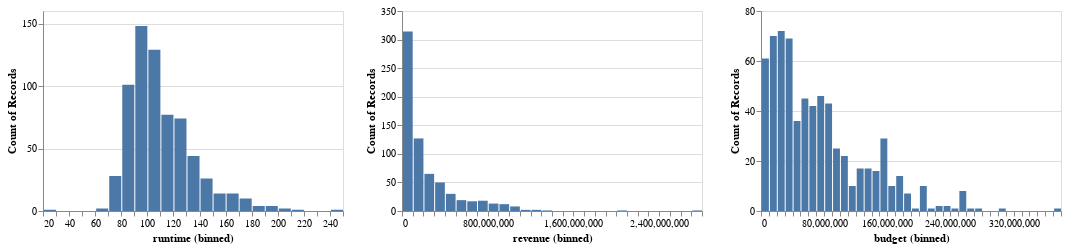

Here is the notebook cell this chart was saved with:
### Code cell
# You could extract the columns like this, but we will write them out for clarity here
# numeric_cols = movies.select_dtypes('number').columns.tolist()
alt.Chart(movies).mark_bar().encode(
     alt.X(alt.repeat()).type('quantitative').bin(maxbins=40),
     y='count()',
).properties(
    width=300,
    height=200
).repeat(
    ['runtime', 'revenue', 'budget']
)

### Figure 1 — Vega specification as saved in the notebook (floating-point values rounded to 4 significant figures)
{"$schema": "https://vega.github.io/schema/vega/v5.json", "data": [{"name": "source_0"}, {"name": "data_0", "values": [{"__count": 25, "bin_maxbins_40_budget": 90000000.0, "bin_maxbins_40_budget_end": 100000000.0}, {"__count": 16, "bin_maxbins_40_budget": 140000000.0, "bin_maxbins_40_budget_end": 150000000.0}, {"__count": 46, "bin_maxbins_40_budget": 70000000.0, "bin_maxbins_40_budget_end": 80000000.0}, {"__count": 10, "bin_maxbins_40_budget": 200000000.0, "bin_maxbins_40_budget_end": 210000000.0}, {"__count": 72, "bin_maxbins_40_budget": 20000000.0, "bin_maxbins_40_budget_end": 30000000.0}, {"__count": 29, "bin_maxbins_40_budget": 150000000.0, "bin_maxbins_40_budget_end": 160000000.0}, {"__count": 61, "bin_maxbins_40_budget": 0.0, "bin_maxbins_40_budget_end": 10000000.0}, {"__count": 70, "bin_maxbins_40_budget": 10000000.0, "bin_maxbins_40_budget_end": 20000000.0}, {"__count": 69, "bin_maxbins_40_budget": 30000000.0, "bin_maxbins_40_budget_end": 40000000.0}, {"__count": 1, "bin_maxbins_40_budget": 300000000.0, "bin_maxbins_40_budget_end": 310000000.0}, {"__count": 43, "bin_maxbins_40_budget": 80000000.0, "bin_maxbins_40_budget_end": 90000000.0}, {"__count": 7, "bin_maxbins_40_budget": 180000000.0, "bin_maxbins_40_budget_end": 190000000.0}, {"__count": 22, "bin_maxbins_40_budget": 100000000.0, "bin_maxbins_40_budget_end": 110000000.0}, {"__count": 17, "bin_maxbins_40_budget": 120000000.0, "bin_maxbins_40_budget_end": 130000000.0}, {"__count": 45, "bin_maxbins_40_budget": 50000000.0, "bin_maxbins_40_budget_end": 60000000.0}, {"__count": 36, "bin_maxbins_40_budget": 40000000.0, "bin_maxbins_40_budget_end": 50000000.0}, {"__count": 42, "bin_maxbins_40_budget": 60000000.0, "bin_maxbins_40_budget_end": 70000000.0}, {"__count": 17, "bin_maxbins_40_budget": 130000000.0, "bin_maxbins_40_budget_end": 140000000.0}, {"__count": 8, "bin_maxbins_40_budget": 250000000.0, "bin_maxbins_40_budget_end": 260000000.0}, {"__count": 10, "bin_maxbins_40_budget": 110000000.0, "bin_maxbins_40_budget_end": 120000000.0}, {"__count": 10, "bin_maxbins_40_budget": 160000000.0, "bin_maxbins_40_budget_end": 170000000.0}, {"__count": 1, "bin_maxbins_40_budget": 270000000.0, "bin_maxbins_40_budget_end": 280000000.0}, {"__count": 1, "bin_maxbins_40_budget": 370000000.0, "bin_maxbins_40_budget_end": 380000000.0}, {"__count": 1, "bin_maxbins_40_budget": 210000000.0, "bin_maxbins_40_budget_end": 220000000.0}, {"__count": 2, "bin_maxbins_40_budget": 220000000.0, "bin_maxbins_40_budget_end": 230000000.0}, {"__count": 14, "bin_maxbins_40_budget": 170000000.0, "bin_maxbins_40_budget_end": 180000000.0}, {"__count": 2, "bin_maxbins_40_budget": 230000000.0, "bin_maxbins_40_budget_end": 240000000.0}, {"__count": 1, "bin_maxbins_40_budget": 260000000.0, "bin_maxbins_40_budget_end": 270000000.0}, {"__count": 1, "bin_maxbins_40_budget": 190000000.0, "bin_maxbins_40_budget_end": 200000000.0}, {"__count": 1, "bin_maxbins_40_budget": 240000000.0, "bin_maxbins_40_budget_end": 250000000.0}]}, {"name": "data_1", "values": [{"__count": 129, "bin_maxbins_40_runtime": 100.0, "bin_maxbins_40_runtime_end": 110.0}, {"__count": 26, "bin_maxbins_40_runtime": 140.0, "bin_maxbins_40_runtime_end": 150.0}, {"__count": 101, "bin_maxbins_40_runtime": 80.0, "bin_maxbins_40_runtime_end": 90.0}, {"__count": 14, "bin_maxbins_40_runtime": 150.0, "bin_maxbins_40_runtime_end": 160.0}, {"__count": 77, "bin_maxbins_40_runtime": 110.0, "bin_maxbins_40_runtime_end": 120.0}, {"__count": 10, "bin_maxbins_40_runtime": 170.0, "bin_maxbins_40_runtime_end": 180.0}, {"__count": 2, "bin_maxbins_40_runtime": 200.0, "bin_maxbins_40_runtime_end": 210.0}, {"__count": 44, "bin_maxbins_40_runtime": 130.0, "bin_maxbins_40_runtime_end": 140.0}, {"__count": 74, "bin_maxbins_40_runtime": 120.0, "bin_maxbins_40_runtime_end": 130.0}, {"__count": 14, "bin_maxbins_40_runtime": 160.0, "bin_maxbins_40_runtime_end": 170.0}, {"__count": 4, "bin_maxbins_40_runtime": 190.0, "bin_maxbins_40_runtime_end": 200.0}, {"__count": 148, "bin_maxbins_40_runtime": 90.0, "bin_maxbins_40_runtime_end": 100.0}, {"__count": 4, "bin_maxbins_40_runtime": 180.0, "bin_maxbins_40_runtime_end": 190.0}, {"__count": 1, "bin_maxbins_40_runtime": 210.0, "bin_maxbins_40_runtime_end": 220.0}, {"__count": 28, "bin_maxbins_40_runtime": 70.0, "bin_maxbins_40_runtime_end": 80.0}, {"__count": 1, "bin_maxbins_40_runtime": 240.0, "bin_maxbins_40_runtime_end": 250.0}, {"__count": 2, "bin_maxbins_40_runtime": 60.0, "bin_maxbins_40_runtime_end": 70.0}, {"__count": 1, "bin_maxbins_40_runtime": 20.0, "bin_maxbins_40_runtime_end": 30.0}]}, {"name": "data_2", "values": [{"__count": 12, "bin_maxbins_40_revenue": 900000000.0, "bin_maxbins_40_revenue_end": 1000000000.0}, {"__count": 17, "bin_maxbins_40_revenue": 600000000.0, "bin_maxbins_40_revenue_end": 700000000.0}, {"__count": 19, "bin_maxbins_40_revenue": 500000000.0, "bin_maxbins_40_revenue_end": 600000000.0}, {"__count": 8, "bin_maxbins_40_revenue": 1000000000.0, "bin_maxbins_40_revenue_end": 1100000000.0}, {"__count": 127, "bin_maxbins_40_revenue": 100000000.0, "bin_maxbins_40_revenue_end": 200000000.0}, {"__count": 314, "bin_maxbins_40_revenue": 0.0, "bin_maxbins_40_revenue_end": 100000000.0}, {"__count": 30, "bin_maxbins_40_revenue": 400000000.0, "bin_maxbins_40_revenue_end": 500000000.0}, {"__count": 13, "bin_maxbins_40_revenue": 800000000.0, "bin_maxbins_40_revenue_end": 900000000.0}, {"__count": 2, "bin_maxbins_40_revenue": 1100000000.0, "bin_maxbins_40_revenue_end": 1200000000.0}, {"__count": 65, "bin_maxbins_40_revenue": 200000000.0, "bin_maxbins_40_revenue_end": 300000000.0}, {"__count": 18, "bin_maxbins_40_revenue": 700000000.0, "bin_maxbins_40_revenue_end": 800000000.0}, {"__count": 50, "bin_maxbins_40_revenue": 300000000.0, "bin_maxbins_40_revenue_end": 400000000.0}, {"__count": 1, "bin_maxbins_40_revenue": 1300000000.0, "bin_maxbins_40_revenue_end": 1400000000.0}, {"__count": 1, "bin_maxbins_40_revenue": 2700000000.0, "bin_maxbins_40_revenue_end": 2800000000.0}, {"__count": 2, "bin_maxbins_40_revenue": 1200000000.0, "bin_maxbins_40_revenue_end": 1300000000.0}, {"__count": 1, "bin_maxbins_40_revenue": 2000000000.0, "bin_maxbins_40_revenue_end": 2100000000.0}]}, {"name": "data_1_child__runtime_y_domain___count", "values": [{"min": 1, "max": 148}]}, {"name": "data_2_child__revenue_y_domain___count", "values": [{"min": 1, "max": 314}]}, {"name": "data_0_child__budget_y_domain___count", "values": [{"min": 1, "max": 72}]}], "signals": [{"name": "child__budget_bin_maxbins_40_budget_bins", "value": {"fields": ["budget"], "fname": "bin_budget", "start": 0.0, "step": 10000000.0, "stop": 380000000.0}}, {"name": "child__runtime_bin_maxbins_40_runtime_bins", "value": {"fields": ["runtime"], "fname": "bin_runtime", "start": 20.0, "step": 10.0, "stop": 250.0}}, {"name": "child__revenue_bin_maxbins_40_revenue_bins", "value": {"fields": ["revenue"], "fname": "bin_revenue", "start": 0.0, "step": 100000000.0, "stop": 2800000000.0}}, {"name": "childWidth", "value": 300}], "marks": [{"type": "group", "name": "child__runtime_group", "encode": {"update": {"height": {"signal": "height"}, "width": {"signal": "childWidth"}}}, "marks": [{"type": "rect", "name": "child__runtime_marks", "from": {"data": "data_1"}, "encode": {"update": {"fill": {"value": "#4c78a8"}, "x2": {"field": "bin_maxbins_40_runtime", "scale": "child__runtime_x", "offset": {"signal": "0.5 + (abs(scale(\"child__runtime_x\", datum[\"bin_maxbins_40_runtime_end\"]) - scale(\"child__runtime_x\", datum[\"bin_maxbins_40_runtime\"])) < 0.25 ? -0.5 * (0.25 - (abs(scale(\"child__runtime_x\", datum[\"bin_maxbins_40_runtime_end\"]) - scale(\"child__runtime_x\", datum[\"bin_maxbins_40_runtime\"])))) : 0.5)"}}, "y": {"field": "__count", "scale": "child__runtime_y"}, "y2": {"value": 0, "scale": "child__runtime_y"}, "x": {"field": "bin_maxbins_40_runtime_end", "scale": "child__runtime_x", "offset": {"signal": "0.5 + (abs(scale(\"child__runtime_x\", datum[\"bin_maxbins_40_runtime_end\"]) - scale(\"child__runtime_x\", datum[\"bin_maxbins_40_runtime\"])) < 0.25 ? 0.5 * (0.25 - (abs(scale(\"child__runtime_x\", datum[\"bin_maxbins_40_runtime_end\"]) - scale(\"child__runtime_x\", datum[\"bin_maxbins_40_runtime\"])))) : -0.5)"}}}}, "style": ["bar"]}], "axes": [{"scale": "child__runtime_y", "gridScale": "child__runtime_x", "ticks": false, "labels": false, "tickCount": {"signal": "ceil(height/40)"}, "zindex": 0, "domain": false, "maxExtent": 0, "orient": "left", "aria": false, "minExtent": 0, "grid": true}, {"scale": "child__runtime_x", "orient": "bottom", "labelOverlap": true, "zindex": 0, "title": "runtime (binned)", "grid": false, "labelFlush": true, "tickCount": {"signal": "ceil(childWidth/10)"}}, {"scale": "child__runtime_y", "tickCount": {"signal": "ceil(height/40)"}, "orient": "left", "grid": false, "labelOverlap": true, "zindex": 0, "title": "Count of Records"}], "style": "cell"}, {"type": "group", "name": "child__revenue_group", "encode": {"update": {"height": {"signal": "height"}, "width": {"signal": "childWidth"}}}, "marks": [{"type": "rect", "name": "child__revenue_marks", "from": {"data": "data_2"}, "encode": {"update": {"x": {"field": "bin_maxbins_40_revenue_end", "scale": "child__revenue_x", "offset": {"signal": "0.5 + (abs(scale(\"child__revenue_x\", datum[\"bin_maxbins_40_revenue_end\"]) - scale(\"child__revenue_x\", datum[\"bin_maxbins_40_revenue\"])) < 0.25 ? 0.5 * (0.25 - (abs(scale(\"child__revenue_x\", datum[\"bin_maxbins_40_revenue_end\"]) - scale(\"child__revenue_x\", datum[\"bin_maxbins_40_revenue\"])))) : -0.5)"}}, "x2": {"field": "bin_maxbins_40_revenue", "scale": "child__revenue_x", "offset": {"signal": "0.5 + (abs(scale(\"child__revenue_x\", datum[\"bin_maxbins_40_revenue_end\"]) - scale(\"child__revenue_x\", datum[\"bin_maxbins_40_revenue\"])) < 0.25 ? -0.5 * (0.25 - (abs(scale(\"child__revenue_x\", datum[\"bin_maxbins_40_revenue_end\"]) - scale(\"child__revenue_x\", datum[\"bin_maxbins_40_revenue\"])))) : 0.5)"}}, "fill": {"value": "#4c78a8"}, "y2": {"value": 0, "scale": "child__revenue_y"}, "y": {"field": "__count", "scale": "child__revenue_y"}}}, "style": ["bar"]}], "axes": [{"scale": "child__revenue_y", "grid": true, "gridScale": "child__revenue_x", "orient": "left", "ticks": false, "labels": false, "aria": false, "zindex": 0, "maxExtent": 0, "domain": false, "minExtent": 0, "tickCount": {"signal": "ceil(height/40)"}}, {"scale": "child__revenue_x", "labelOverlap": true, "tickCount": {"signal": "ceil(childWidth/10)"}, "zindex": 0, "orient": "bottom", "grid": false, "title": "revenue (binned)", "labelFlush": true}, {"scale": "child__revenue_y", "tickCount": {"signal": "ceil(height/40)"}, "labelOverlap": true, "grid": false, "title": "Count of Records", "zindex": 0, "orient": "left"}], "style": "cell"}, {"type": "group", "name": "child__budget_group", "encode": {"update": {"height": {"signal": "height"}, "width": {"signal": "childWidth"}}}, "marks": [{"type": "rect", "name": "child__budget_marks", "from": {"data": "data_0"}, "encode": {"update": {"y2": {"value": 0, "scale": "child__budget_y"}, "x": {"field": "bin_maxbins_40_budget_end", "scale": "child__budget_x", "offset": {"signal": "0.5 + (abs(scale(\"child__budget_x\", datum[\"bin_maxbins_40_budget_end\"]) - scale(\"child__budget_x\", datum[\"bin_maxbins_40_budget\"])) < 0.25 ? 0.5 * (0.25 - (abs(scale(\"child__budget_x\", datum[\"bin_maxbins_40_budget_end\"]) - scale(\"child__budget_x\", datum[\"bin_maxbins_40_budget\"])))) : -0.5)"}}, "x2": {"field": "bin_maxbins_40_budget", "scale": "child__budget_x", "offset": {"signal": "0.5 + (abs(scale(\"child__budget_x\", datum[\"bin_maxbins_40_budget_end\"]) - scale(\"child__budget_x\", datum[\"bin_maxbins_40_budget\"])) < 0.25 ? -0.5 * (0.25 - (abs(scale(\"child__budget_x\", datum[\"bin_maxbins_40_budget_end\"]) - scale(\"child__budget_x\", datum[\"bin_maxbins_40_budget\"])))) : 0.5)"}}, "fill": {"value": "#4c78a8"}, "y": {"field": "__count", "scale": "child__budget_y"}}}, "style": ["bar"]}], "axes": [{"scale": "child__budget_y", "minExtent": 0, "ticks": false, "grid": true, "zindex": 0, "orient": "left", "gridScale": "child__budget_x", "domain": false, "labels": false, "aria": false, "maxExtent": 0, "tickCount": {"signal": "ceil(height/40)"}}, {"scale": "child__budget_x", "grid": false, "labelOverlap": true, "tickCount": {"signal": "ceil(childWidth/10)"}, "zindex": 0, "orient": "bottom", "title": "budget (binned)", "labelFlush": true}, {"scale": "child__budget_y", "labelOverlap": true, "tickCount": {"signal": "ceil(height/40)"}, "zindex": 0, "grid": false, "title": "Count of Records", "orient": "left"}], "style": "cell"}], "scales": [{"name": "child__runtime_x", "type": "linear", "domain": {"signal": "[child__runtime_bin_maxbins_40_runtime_bins.start, child__runtime_bin_maxbins_40_runtime_bins.stop]"}, "range": [0, {"signal": "childWidth"}], "bins": {"signal": "child__runtime_bin_maxbins_40_runtime_bins"}, "zero": false}, {"name": "child__runtime_y", "type": "linear", "domain": [{"signal": "(data(\"data_1_child__runtime_y_domain___count\")[0] || {}).min"}, {"signal": "(data(\"data_1_child__runtime_y_domain___count\")[0] || {}).max"}], "range": [{"signal": "height"}, 0], "nice": true, "zero": true}, {"name": "child__revenue_x", "type": "linear", "domain": {"signal": "[child__revenue_bin_maxbins_40_revenue_bins.start, child__revenue_bin_maxbins_40_revenue_bins.stop]"}, "range": [0, {"signal": "childWidth"}], "bins": {"signal": "child__revenue_bin_maxbins_40_revenue_bins"}, "zero": false}, {"name": "child__revenue_y", "type": "linear", "domain": [{"signal": "(data(\"data_2_child__revenue_y_domain___count\")[0] || {}).min"}, {"signal": "(data(\"data_2_child__revenue_y_domain___count\")[0] || {}).max"}], "range": [{"signal": "height"}, 0], "nice": true, "zero": true}, {"name": "child__budget_x", "type": "linear", "domain": {"signal": "[child__budget_bin_maxbins_40_budget_bins.start, child__budget_bin_maxbins_40_budget_bins.stop]"}, "range": [0, {"signal": "childWidth"}], "bins": {"signal": "child__budget_bin_maxbins_40_budget_bins"}, "zero": false}, {"name": "child__budget_y", "type": "linear", "domain": [{"signal": "(data(\"data_0_child__budget_y_domain___count\")[0] || {}).min"}, {"signal": "(data(\"data_0_child__budget_y_domain___count\")[0] || {}).max"}], "range": [{"signal": "height"}, 0], "nice": true, "zero": true}], "background": "white", "height": 200, "padding": 5, "layout": {"padding": 20, "bounds": "full", "align": "all"}}
